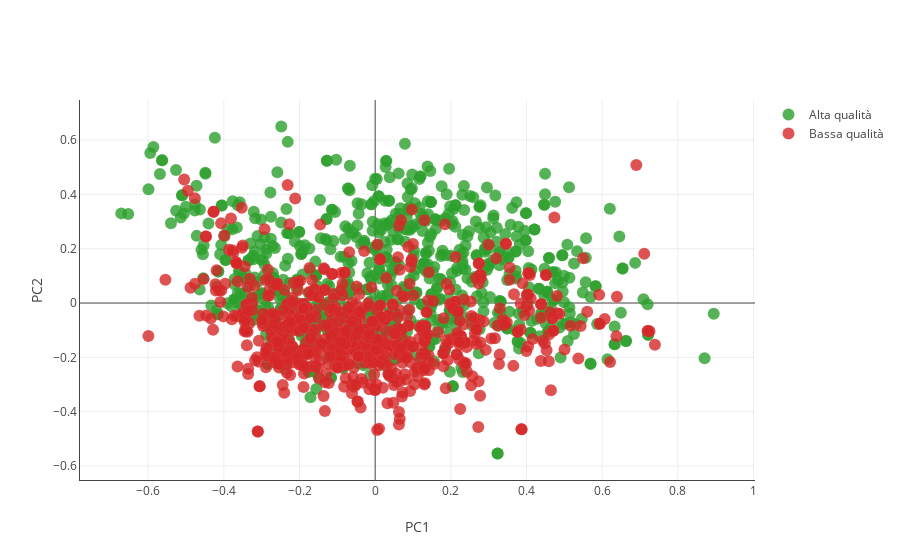

This figure's notebook cell:
### Markdown cell above
Di seguito sono raffigurati tutte le osservazioni del dataset riproiettate lungo le principali due componenti. Questo è fatto a solo scopo di mostrare la distribuzione dei punti, perchè come si vedrà poco sotto, sarà utilizzato un numero maggiore di componenti per l'analisi.

### Code cell
doPCA(df_norm, 2, True)
my_pca_data, my_pca_obj = doPCA(df_norm, 4, False)
my_total_pca_data, my_total_pca_obj = doPCA(df_norm, 8, False)

### Figure 1 — Plotly figure (JSON) as saved in the notebook; plotly's stock layout.template omitted (floating-point values rounded to 4 significant figures; data arrays with more than 128 entries replaced by an {"elided": "..."} marker saying what was removed)
{"data": [{"marker": {"color": "#2ca02c", "line": {"color": "rgba(217, 217, 217, 0.14)", "width": 0.5}, "opacity": 0.8, "size": 12}, "mode": "markers", "name": "Alta qualità", "type": "scatter", "uid": "990338e3-1ff5-4980-a6bc-2218515a0d27", "x": {"elided": "855 float values"}, "y": {"elided": "855 float values"}}, {"marker": {"color": "#d62728", "line": {"color": "rgba(217, 217, 217, 0.14)", "width": 0.5}, "opacity": 0.8, "size": 12}, "mode": "markers", "name": "Bassa qualità", "type": "scatter", "uid": "9a903561-96a1-40e6-85bd-109333292992", "x": {"elided": "744 float values"}, "y": {"elided": "744 float values"}}], "layout": {"xaxis": {"showline": true, "title": {"text": "PC1"}}, "yaxis": {"showline": true, "title": {"text": "PC2"}}}}
